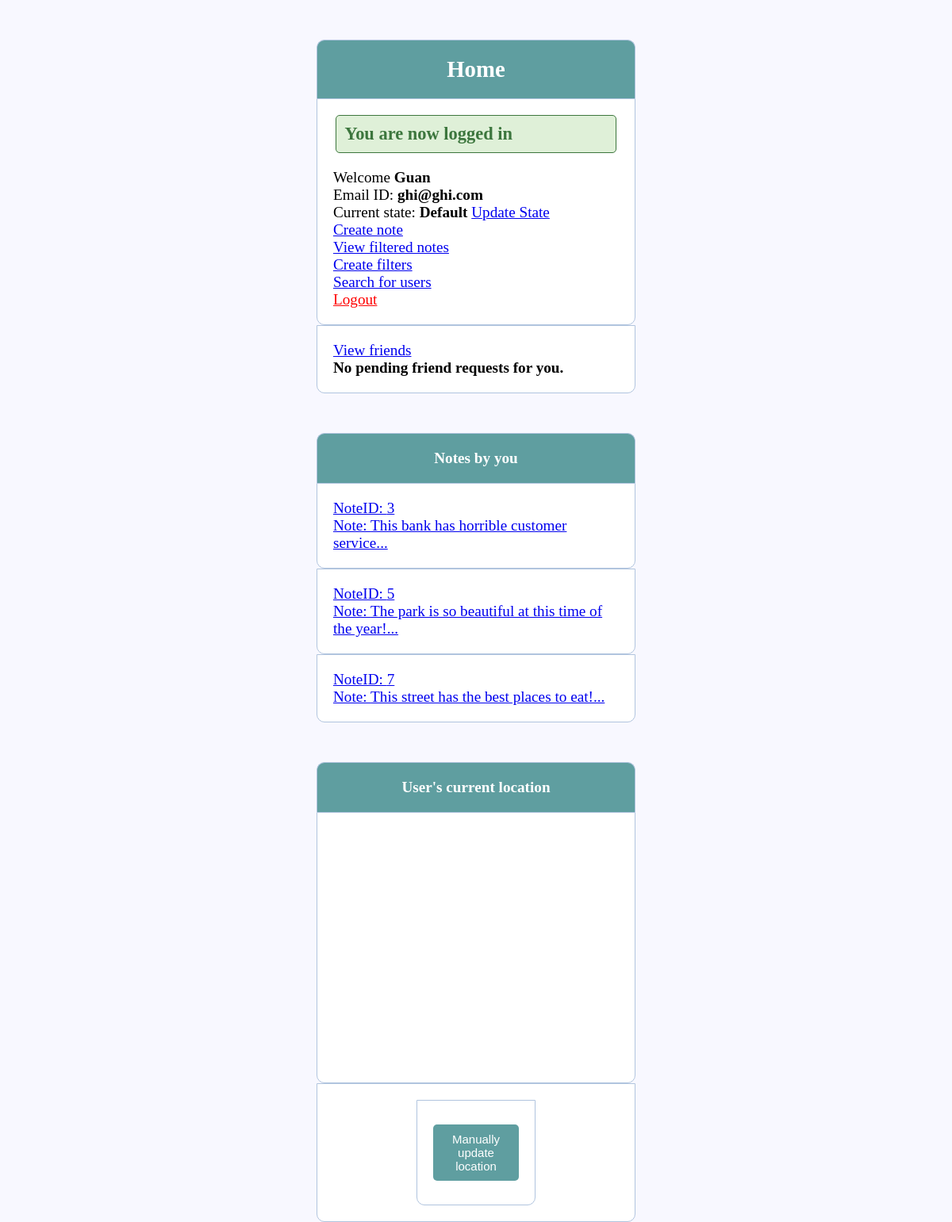
Page /Oingo/index.php (signed in) on the committed database.
### tables this page shows
CREATE TABLE `user` (
  `uid` int(11) NOT NULL AUTO_INCREMENT,
  `uname` varchar(45) NOT NULL,
  `uemail` varchar(45) NOT NULL,
  `utimestamp` timestamp(3) NOT NULL DEFAULT CURRENT_TIMESTAMP(3),
  `upassword` varchar(255) NOT NULL,
  PRIMARY KEY (`uid`)
);

CREATE TABLE `state` (
  `stateID` int(11) NOT NULL,
  `statename` varchar(45) NOT NULL,
  PRIMARY KEY (`stateID`)
);

CREATE TABLE `note` (
  `nID` int(11) NOT NULL AUTO_INCREMENT,
  `uid` int(11) NOT NULL,
  `note` text NOT NULL,
  `ntimestamp` timestamp(3) NOT NULL DEFAULT CURRENT_TIMESTAMP(3),
  `nlatitude` decimal(10,8) NOT NULL,
  `nlongitude` decimal(11,8) NOT NULL,
  `nradius` int(11) NOT NULL,
  `nstarttimestamp` timestamp NOT NULL DEFAULT '0000-00-00 00:00:00',
  `nendtimestamp` timestamp NOT NULL DEFAULT '0000-00-00 00:00:00',
  `rid` int(11) NOT NULL,
  `vid` int(11) NOT NULL,
  `allowcomments` tinyint(4) NOT NULL,
  PRIMARY KEY (`nID`),
  KEY `uid_idx` (`uid`),
  KEY `rid_idx` (`rid`),
  KEY `vid_idx` (`vid`),
  FULLTEXT KEY `note` (`note`),
  CONSTRAINT `rid` FOREIGN KEY (`rid`) REFERENCES `repeatnote` (`rid`),
  CONSTRAINT `uid` FOREIGN KEY (`uid`) REFERENCES `user` (`uid`),
  CONSTRAINT `vid` FOREIGN KEY (`vid`) REFERENCES `visibility` (`vid`)
);

### Oingo/index.php (the view, shortened to what this page needs)
<?php
include('server.php');
$db = mysqli_connect("localhost", "root", "password");
mysqli_set_charset($db, 'utf-8');
mysqli_select_db($db, "oingo");
?>
    <!DOCTYPE html>
    <html>
    <head>
        <link rel="stylesheet" type="text/css" href="css/style.css">
    </head>
    <body>
    <div class="header">
        <h2>Home</h2>
    </div>
    <div class="content">
        <?php if (isset($_SESSION['success'])) : ?>
            <div class="error success">
                <h3>
                    <?php
                    echo $_SESSION['success'];
                    ?>
                </h3>
            </div>
        <?php endif ?>
        <?php if (isset($_SESSION['username'])) : ?>
            <p>Welcome <strong><?php echo $_SESSION['username']; ?></strong></p>
            <?php
            $username = $_SESSION['username'];
            mysqli_begin_transaction($db, MYSQLI_TRANS_START_READ_ONLY);
            $userresult = mysqli_query($db, "SELECT uemail from user where uname='" . $username . "'");
            $userrow = mysqli_fetch_array($userresult);
            $uID = $_SESSION['uid'];
            $useremail = $userrow["uemail"];
            $currstateresult = mysqli_query($db, "SELECT statename from state natural join userstate where isCurrent=1 and uid='" . $uID . "'");
            $currstaterow = mysqli_fetch_row($currstateresult);
            $currentState = $currstaterow[0];
            if ($userresult and $currstateresult) {
                mysqli_commit($db);
            } else {
                mysqli_rollback($db);
            }
            ?>
            <p>Email ID: <strong><?php echo $useremail; ?></strong></p>
            <p>Current state: <strong><?php echo $currentState; ?></strong>&nbsp<a href="selectstate.php">Update
                    State</a></p>
            <p><a href="createnote.php">Create note</a></p>
            <p><a href="notes.php">View filtered notes</a></p>
            <p><a href="filters.php">Create filters</a></p>
            <p><a href="usersearch.php">Search for users</a></p>
            <p><a href="index.php?logout='1'" style="color: red;">Logout</a></p>
        <?php endif ?>
    </div class="content">
    <div class="content">
        <p><a href="viewfriends.php">View friends</a></p>
        <?php if (isset($_SESSION['username'])) :
        mysqli_begin_transaction($db, MYSQLI_TRANS_START_READ_ONLY);
        if ($friendresult = mysqli_query($db, "select uid1, uname from friendship, user where uid1=uid and isAccepted=0 and uid2='" . $uID . "'")) {
        mysqli_commit($db);
        if (mysqli_num_rows($friendresult) < 1) {
        ?>
        <p><strong>No pending friend requests for you.</strong></p></div>
    <?php
    }
    } else {
        mysqli_rollback($db);
    }
    ?>
    <?php
    mysqli_begin_transaction($db, MYSQLI_TRANS_START_READ_ONLY);
    $notesresult = mysqli_query($db, "select nid, note from note where uid='" . $uID . "'");
    if ($notesresult) {
        ?>
    <div class="header">
        <h4>Notes by you</h4>
    </div>
    <?php
    if (mysqli_num_rows($notesresult) < 1) {
    ?>
    <div class="content">
        <p><strong>You have created no notes.</strong></p>
    </div>
    <?php
    } else {
    while ($noterow = $notesresult->fetch_assoc()) {
    $noteid = $noterow["nid"];
    $notetext = $noterow["note"];
    $notetext = substr($notetext, 0, 50);
    $notetext = $notetext . "...";
    ?>
    <div class="content">
        <a href="viewyournote.php?noteid=<?php echo $noteid ?>"><p>NoteID: <?php echo $noteid; ?></p>
            <p>Note: <?php echo $notetext; ?></p></a>
    </div>
    <?php
    }
    }
    } else {
        mysqli_rollback($db);
    }
    ?>
    <div class="header">
        <h4>User's current location</h4>
    </div>
    <div class="content">
        <div id="map" style="height: 300px; width: 430px;"></div>
    </div>
    <div class="content">
        <form action="index.php" method="post">
            <div class="input-group">
                <?php
                if ($_SESSION['autolocation'] == 1) {
                    ?>
                    <button type="submit" name="getlocationupdate" class="btn">Manually update location</button>
                    <?php
                } else {
                    ?>
                    <input type="hidden" name="locationvalue" value="1">
                    <button type="submit" name="getlocationupdate" class="btn">Auto update location</button>
                    <?php
                }
                ?>
            </div>
        </form>
    </div>
        <?php
    endif;
    ?>
    </body>
    </html>

### Oingo/css/style.css (style rules this page uses)
* { margin: 0px; padding: 0px; }
body { font-size: 120%; background: #F8F8FF; }
.header { width: 30%; margin: 50px auto 0px; color: white; background: #5F9EA0; text-align: center; border: 1px solid #B0C4DE; border-bottom: none; border-radius: 10px 10px 0px 0px; padding: 20px; }
form, .friendaccept { border: none; box-shadow: none; margin-top: -1em; }
form, .content { width: 30%; margin: 0px auto; padding: 20px; border: 1px solid #B0C4DE; background: white; border-radius: 0px 0px 10px 10px; }
.input-group { margin: 10px 0px 10px 0px; }
.btn { padding: 10px; font-size: 15px; color: white; background: #5F9EA0; border: none; border-radius: 5px; }
.error { width: 92%; margin: 0px auto; padding: 10px; border: 1px solid #a94442; color: #a94442; background: #f2dede; border-radius: 5px; text-align: left; }
.success { color: #3c763d; background: #dff0d8; border: 1px solid #3c763d; margin-bottom: 20px; }

### Oingo/index.php (style rules this page uses)
#map { height: 100%; }
html, body { height: 100%; margin: 0; padding: 0; }

### rows in the picture
user: uemail "ghi@ghi.com"
state: statename "Default"
note: nID "3", notetext "This bank has horrible customer service..."
note: nID "5", notetext "The park is so beautiful at this time of the year!..."
note: nID "7", notetext "This street has the best places to eat!..."

### other values in the picture
$_SESSION['success'] "You are now logged in"
$_SESSION['username'] "Guan"
